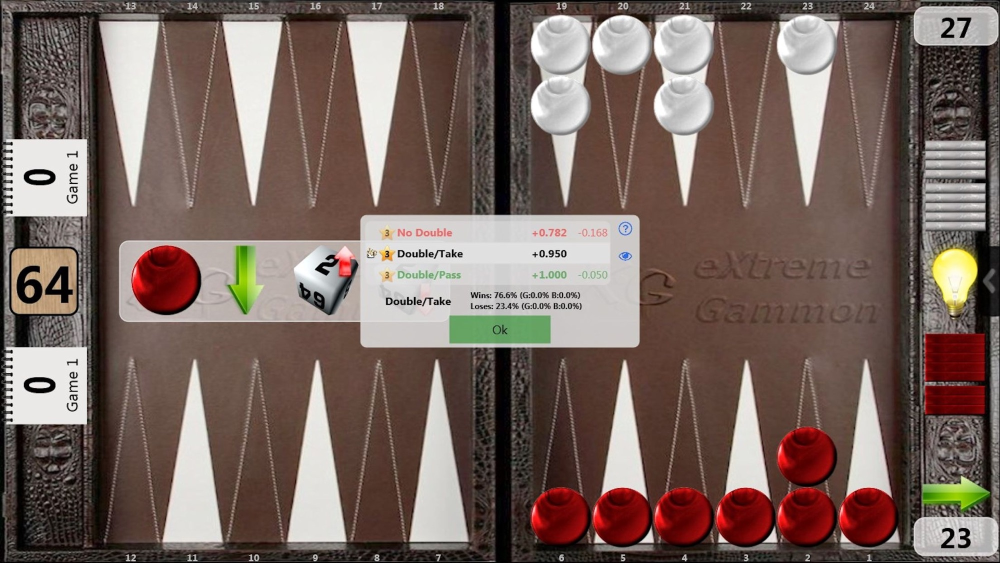
#> input picture xg-mobile-7and9off-appstore.jpg, 2000 x 1125 px, found by its file name (shown at 1/2 size)
$ python compose.py
#> lines starting #> are read from the running program, lines starting #| are printed output that depends on the picture
from PIL import Image, ImageDraw, ImageFont
from pathlib import Path
R=Path('raw'); O=Path('out'); O.mkdir(exist_ok=True)
def F(n): return ImageFont.truetype('/usr/share/fonts/truetype/dejavu/DejaVuSans-Bold.ttf', n)
def Fr(n): return ImageFont.truetype('/usr/share/fonts/truetype/dejavu/DejaVuSans.ttf', n)
BG=(20,12,8)
NAMES={'now':'Ours now (PR #389 @ 9e36ee4)','A':'A · XG, cleaner','B':'B · Galaxy-style flat bars + count','C':'C · A + empty slots for all 15'}
DESC={'now':'6px flat slabs, start past cube corner','A':'11px shaded edge-on checkers, flush to outer end, gap every 5','B':'8px flat bars, even gaps, count follows stack','C':'A pieces + faint slot for every checker still to come'}
def tray(style, case):  # 3x board crop: tray + last two points
    im=Image.open(R/f'{style}-{case}-board.png').convert('RGB')
    return im.crop((im.width-300, 0, im.width, im.height))
def text_center(d, box, s, f, fill):
    x0,y0,x1,y1=box; b=d.textbbox((0,0),s,font=f); d.text((x0+(x1-x0-(b[2]-b[0]))/2, y0+(y1-y0-(b[3]-b[1]))/2), s, font=f, fill=fill)
def ref(path, box, h):
#> called with path = 'refs/xg-mobile-7and9off-appstore.jpg', box = (1830, 0, 2000, 1125), h = 672
    im=Image.open(path).convert('RGB').crop(box); return im.resize((round(im.width*h/im.height), h), Image.LANCZOS)
#> after `im = Image.open(path).convert('RGB').crop(box)`:
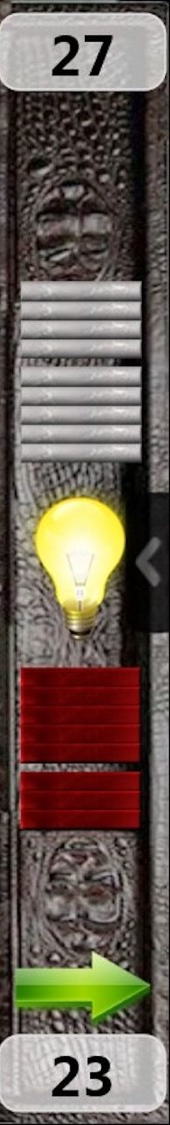
#> im: PIL image 170x1125 RGB; mean R, G, B 108.3, 96, 85.9
#> after `return im.resize((round(im.width * h / im.height), h), Image.LANCZOS)`:
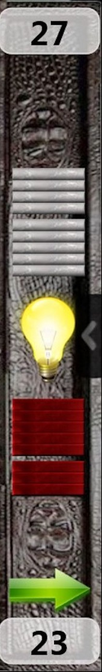
#> returned value: PIL image 102x672 RGB; mean R, G, B 108.4, 96.1, 86
CASES=[('w1-b1','1 off'),('w7-b7','7 off'),('w15-b15','15 off')]
# --- comparison
S=0.5; tw=round(300*S); th=round(1344*S)
gap=8; ggap=40; top=110; foot=60
refs=[('XG Mobile\n7 + 9 off', ref('refs/xg-mobile-7and9off-appstore.jpg',(1830,0,2000,1125),th)),
      ('Galaxy\n7 off', ref('refs/galaxy-7off-web.jpg',(1290,110,1410,640),th))]
#> (the run stopped early here; a loop or call above may not have finished)
